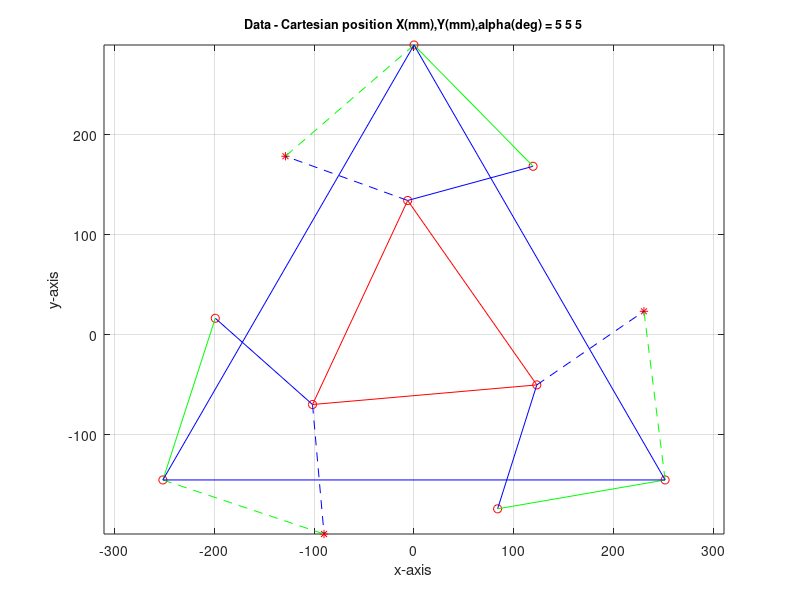

Recreate this plot in MATLAB.
%%%%%%%%  LU QIAN %%% YUAN JIALIN %%%%%%%%%
%%%%%%%%%%% Robotics Fundamentals %%%%%%%%%
%%%%%%%%%%%%%%% December 2018 %%%%%%%%%%%%%

clear all
close all
clc
%% design parameters (mm)
rA = 170;
L = 130;
rplat = 130;
rbase = 290;
%% angular joint positions
% PB1 = pi/2;
% PB2 = pi+pi/6;
% PB3 = 2*pi-pi/6;
% PP1 = pi/2;
% PP2 = pi+pi/6;
% PP3 = 2*pi-pi/6;
%% input

% a = 30*pi/180;
% xc = 10;
% yc = 5;

prompt01 = 'X(mm) =  ';
xc = input(prompt01);
prompt02 = 'Y(mm) =  ';
yc = input(prompt02);
prompt03 = 'alpha(deg) =  ';
alpha = input(prompt03);
a = alpha*pi/180;


Ra = [cos(a) -sin(a) 0
      sin(a)  cos(a) 0
           0       0 1];
C = [xc yc 0]';

%% Declare variable
BPP = zeros(3,3);
BPB = zeros(3,3);
Mia = zeros(3,3);
Mib = zeros(3,3);
%% get PBiPPi
BC = C;
for i = 1:3
CPPi = [rplat*cos(-5*pi/6+(i-1)*2*pi/3) rplat*sin(-5*pi/6+(i-1)*2*pi/3) 0]';
BPP(:,i) = Ra*CPPi+BC;
BPB(:,i) = [rbase*cos(-5*pi/6+(i-1)*2*pi/3) rbase*sin(-5*pi/6+(i-1)*2*pi/3) 0]';

PBiPPi = BPP(:,i)-BPB(:,i);
xppi = PBiPPi(1);
yppi = PBiPPi(2);

% xppi yppi wrt {PB}
e1 = -2*yppi*rA;
e2 = -2*xppi*rA;
e3 = xppi^2+ yppi^2+rA^2-L^2;

if e1^2+e2^2-e3^2 < 0 
    disp('no solutions!')
    return
end
    
t1 = (-e1+sqrt(e1^2+e2^2-e3^2))/(e3-e2);
t2 = (-e1-sqrt(e1^2+e2^2-e3^2))/(e3-e2);
theta_a = 2*atan(t1);
theta_b = 2*atan(t2);

% get M
Mia(:,i) = [rA*cos(theta_a)+rbase*cos(-5*pi/6+(i-1)*2*pi/3);
    rA*sin(theta_a)+rbase*sin(-5*pi/6+(i-1)*2*pi/3);
    0];
Mib(:,i) = [rA*cos(theta_b)+rbase*cos(-5*pi/6+(i-1)*2*pi/3);
    rA*sin(theta_b)+rbase*sin(-5*pi/6+(i-1)*2*pi/3);
    0];
end

for i=1:3
    plot(BPB(1,i),BPB(2,i),'ro')
    hold on
    plot(BPP(1,i),BPP(2,i),'ro')
    plot(Mia(1,i),Mia(2,i),'ro')
    plot(Mib(1,i),Mib(2,i),'r*')
    plot([BPP(1,i) Mia(1,i)],[BPP(2,i) Mia(2,i)],'b')
    plot([BPB(1,i) Mia(1,i)],[BPB(2,i) Mia(2,i)],'g')
    plot([BPP(1,i) Mib(1,i)],[BPP(2,i) Mib(2,i)],'b--')
    plot([BPB(1,i) Mib(1,i)],[BPB(2,i) Mib(2,i)],'g--')
end

plot([BPB(1,:) BPB(1,1)],[BPB(2,:) BPB(2,1)],'b')
plot([BPP(1,:) BPP(1,1)],[BPP(2,:) BPP(2,1)],'r')
grid on
xlabel('x-axis')
ylabel('y-axis')
title(['Data - Cartesian position X(mm),Y(mm),alpha(deg) = ' ...
    ,num2str(xc),' ',num2str(yc),' ',num2str(alpha)],'FontSize',9)
axis equal
